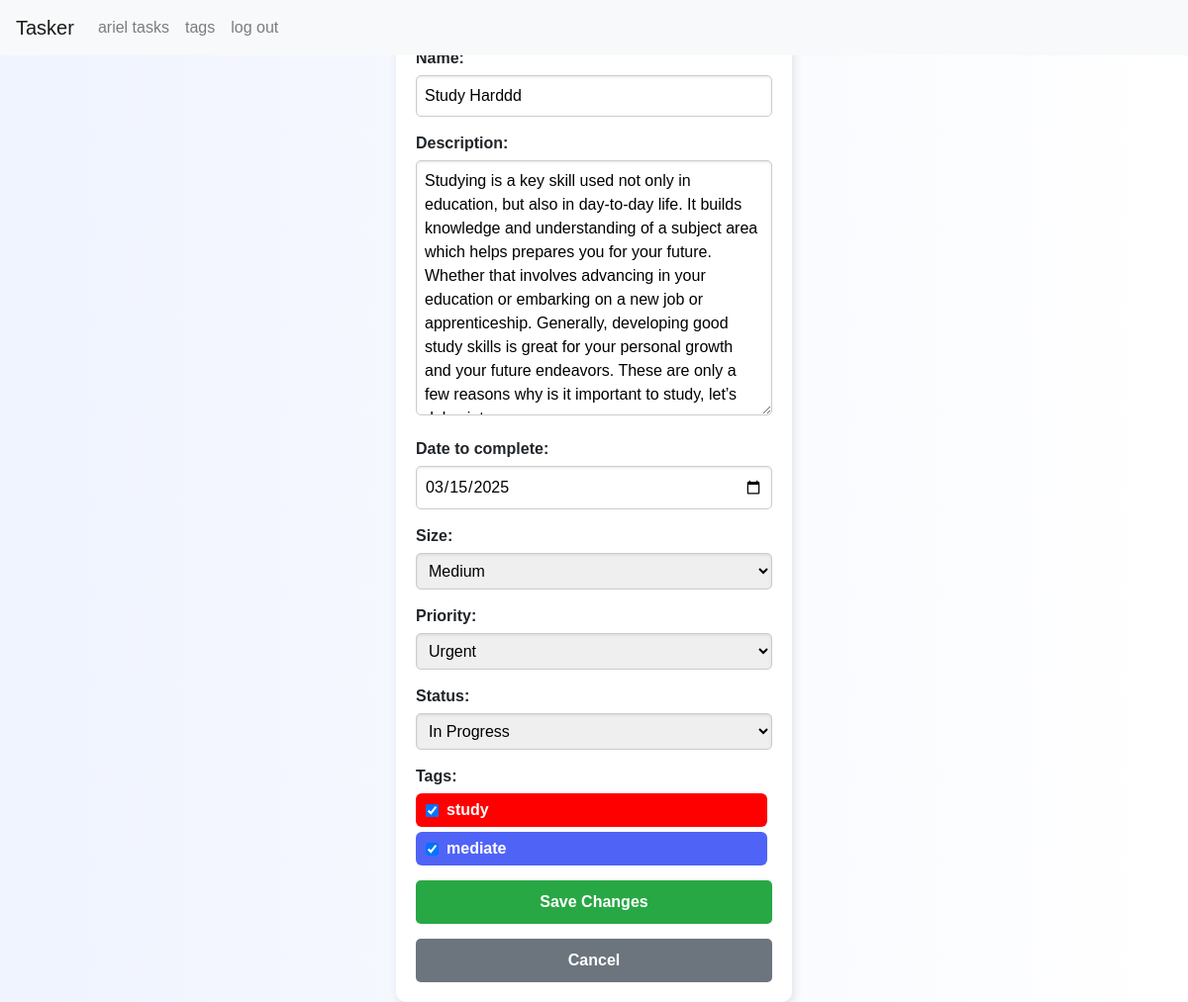
/tasks/edit/12/ (signed in), run on an earlier commit of the app's database.
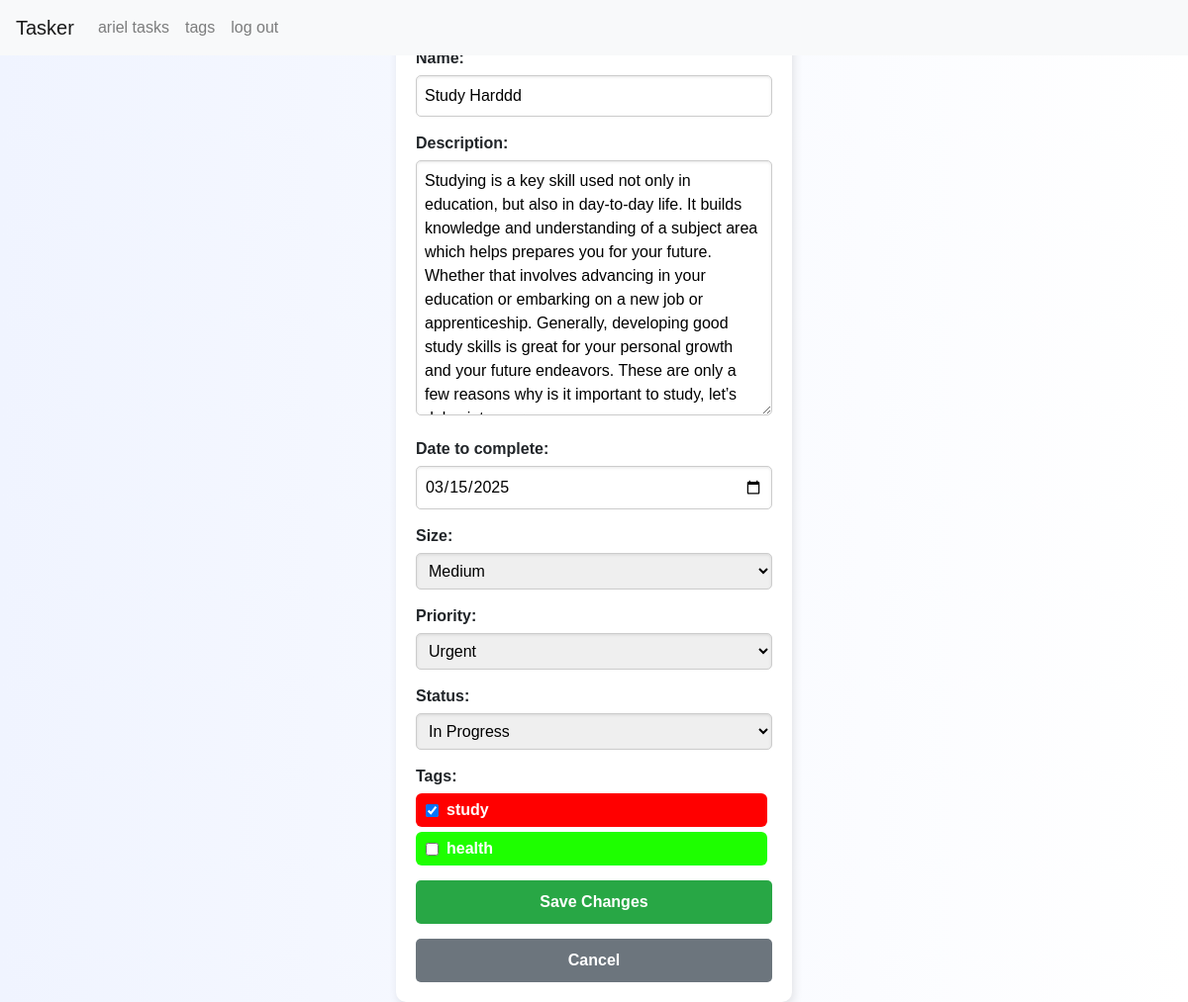
And on a later commit of the database.
### tasker/models.py (models this page shows, shortened)
class Tag(models.Model):
    name = models.CharField(max_length=50, unique=True)
    color = models.CharField(max_length=7, default="#000000")  # Hex Color

class Task(models.Model):
    SIZE_CHOICES = [
        ('small', 'Small'),
        ('medium', 'Medium'),
        ('large', 'Large'),
        ('extraLarge', 'Extra Large'),
    ]
    PRIORITY_CHOICES = [
        ('light', 'Light'),
        ('medium', 'Medium'),
        ('urgent', 'Urgent'),
        ('severe', 'Severe'),
    ]
    STATUS_CHOICES = [
        ('in-analysis', 'In Analysis'),
        ('in-progress', 'In Progress'),
        ('flagged', 'Flagged'),
        ('completed', 'Completed'),
    ]
    user = models.ForeignKey(User, on_delete=models.CASCADE, related_name="tasks")
    name = models.CharField(max_length=255)
    description = models.TextField(blank=True)
    date_created = models.DateTimeField(auto_now_add=True)
    date_to_complete = models.DateField()
    size = models.CharField(max_length=10, choices=SIZE_CHOICES)
    priority = models.CharField(max_length=10, choices=PRIORITY_CHOICES)
    status = models.CharField(max_length=15, choices=STATUS_CHOICES, default='in-analysis')
    tags = models.ManyToManyField(Tag, blank=True)

### tasker/views.py (the view)
# urls.py: path("tasks/edit/<int:task_id>/", views.edit_task, name="edit_task"),
@login_required
def edit_task(request, task_id):
    task = get_object_or_404(Task, id=task_id, user=request.user)
    task.tags.set(task.tags.filter(id__in=Tag.objects.values_list('id', flat=True)))
    if request.method == "POST":
        form = TaskForm(request.POST, instance=task)
        if form.is_valid():
            form.save()
            return redirect("task_list")
    else:
        form = TaskForm(instance=task)
    return render(request, "tasker/edit_task.html", {"form": form, "task": task})

### tasker/forms.py (shortened to what this page needs)
class TaskForm(forms.ModelForm):
    date_to_complete = forms.DateField(
        widget=forms.DateInput(attrs={'type': 'date'})
    )
    tags = forms.ModelMultipleChoiceField(
        queryset=Tag.objects.all(),
        widget=forms.CheckboxSelectMultiple,
        required=False
    )
    class Meta:
        model = Task
        fields = ['name', 'description', 'date_to_complete', 'size', 'priority', 'status', 'tags']

### tasker/templates/tasker/edit_task.html (shortened to what this page needs)
{% extends "tasker/layout.html" %}
{% block body %}
<div class="container-task-form edit-task">
    <div class="task-form">
        <h2>Edit Task: {{ task.name }}</h2>
        <form method="post">
            <div class="form-group">
                {{ form.name.label_tag }}
                {{ form.name }}
            </div>
            <div class="form-group">
                {{ form.description.label_tag }}
                {{ form.description }}
            </div>
            <div class="form-group">
                {{ form.date_to_complete.label_tag }}
                {{ form.date_to_complete }}
            </div>
            <div class="form-group">
                {{ form.size.label_tag }}
                {{ form.size }}
            </div>
            <div class="form-group">
                {{ form.priority.label_tag }}
                {{ form.priority }}
            </div>
            <div class="form-group">
                {{ form.status.label_tag }}
                {{ form.status }}
            </div>
            <div class="form-group">
                <label for="id_tags">Tags:</label>
                <div class="tag-container">
                    {% for tag in form.tags.field.queryset %}
                        <label class="tag-label" data-color="{{ tag.color }}" style="display: flex; align-items: center; gap: 8px; padding: 5px 10px; border-radius: 6px; margin-right: 5px; color: white;">
                            <input type="checkbox" name="tags" value="{{ tag.id }}" {% if tag in task.tags.all %}checked{% endif %} style="margin: 0; width: unset;">
                            <span>{{ tag.name }}</span>
                        </label>
                    {% endfor %}
                </div>
            </div>
            <button type="submit" class="btn btn-success">Save Changes</button>
            <a href="{% url 'task_list' %}" class="btn btn-secondary" style="margin-top: 15px;">Cancel</a>
        </form>
    </div>
</div>
{% endblock %}

What changed in the data, as far as the page shows it:
removed Tag: tags "☑", name "mediate", color "#5063f7" (drawn)
added Tag: name "health", color "#1eff00" (drawn)
